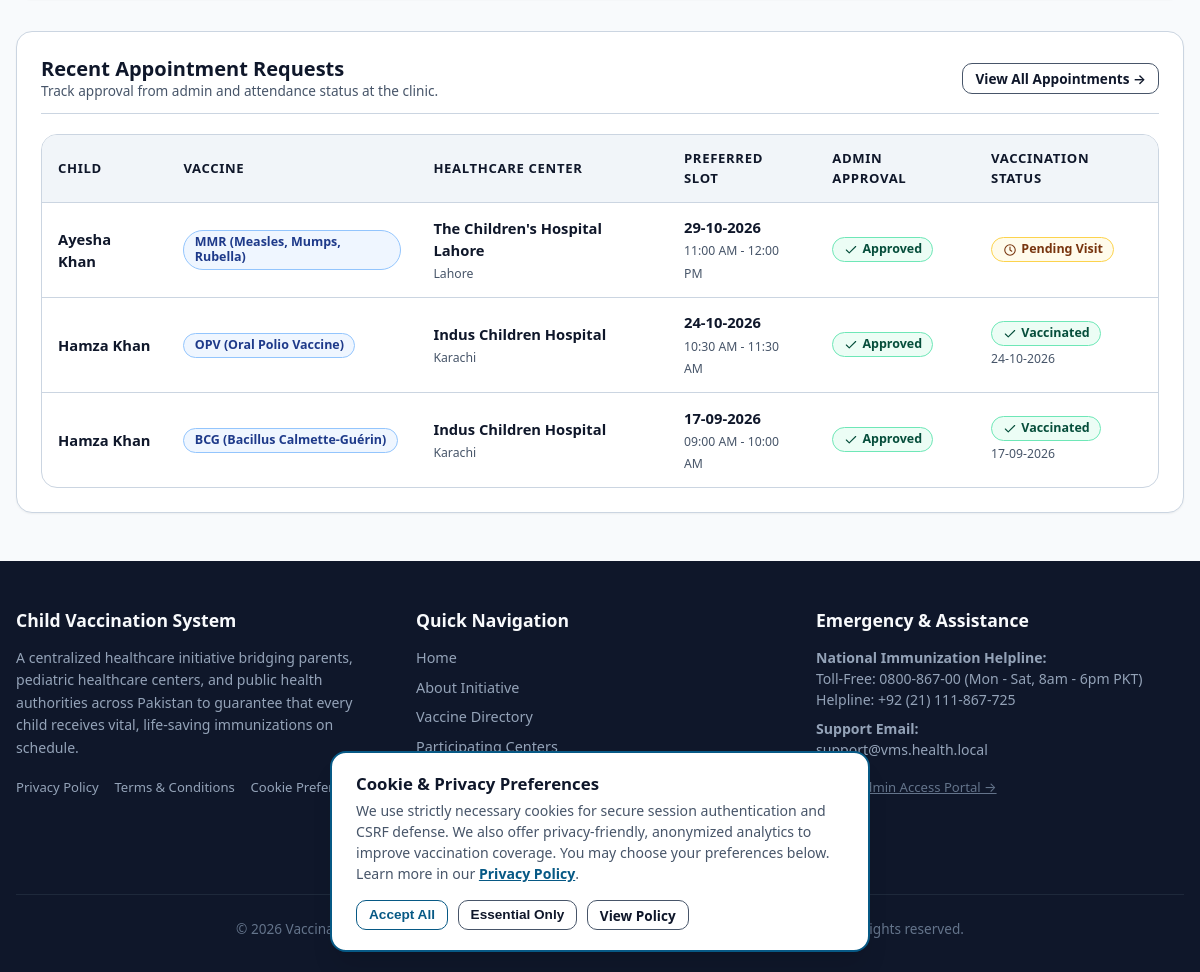
The page /vms/parent/dashboard.php (signed in, lower part) on the database as committed earlier.
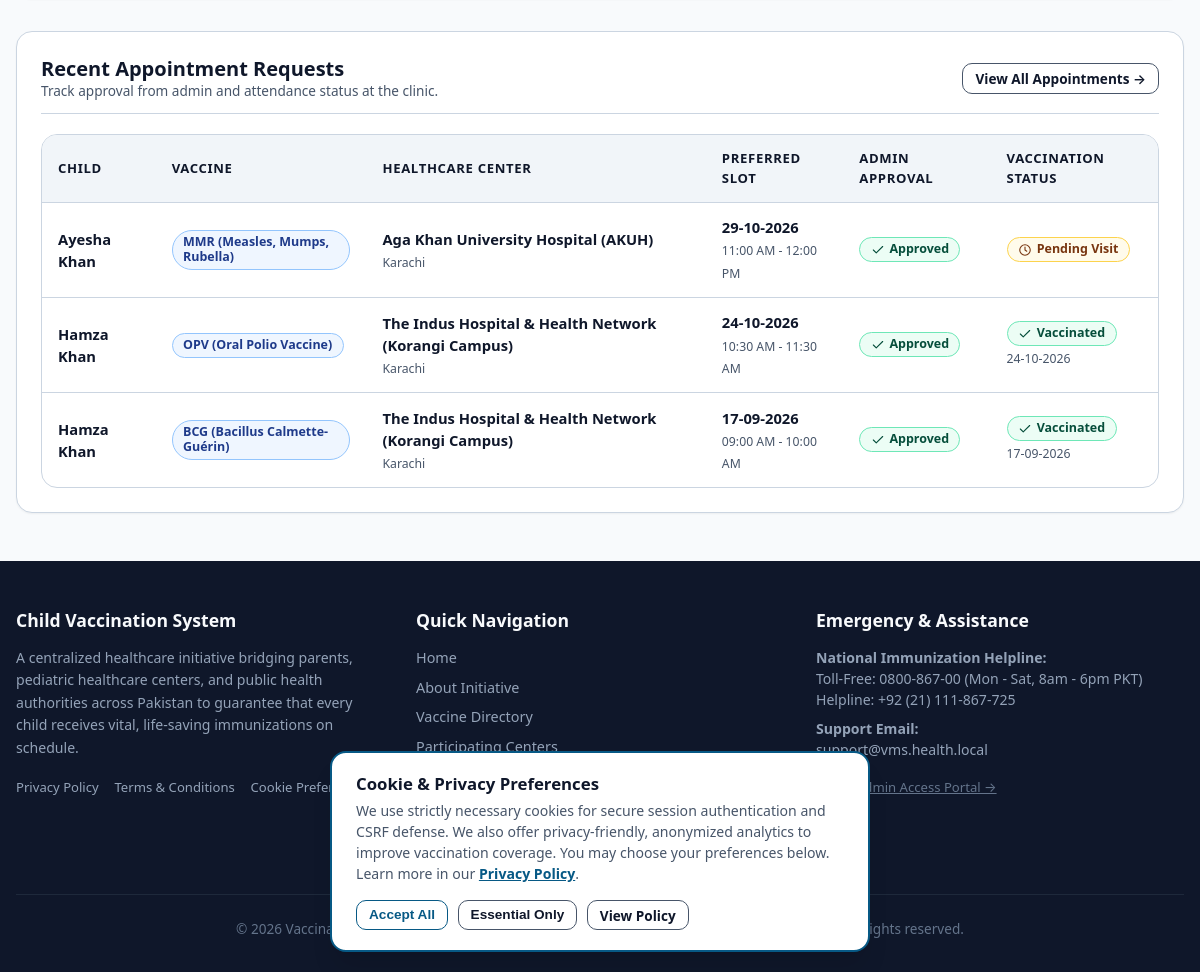
The same page on the database as committed later.
### tables this page shows
CREATE TABLE `bookings` (
  `id` INT UNSIGNED NOT NULL AUTO_INCREMENT,
  `child_id` INT UNSIGNED NOT NULL COMMENT 'Child receiving vaccination',
  `parent_id` INT UNSIGNED NOT NULL COMMENT 'Parent who booked appointment',
  `hospital_id` INT UNSIGNED NOT NULL COMMENT 'Selected vaccination center',
  `vaccine_id` INT UNSIGNED NOT NULL COMMENT 'Vaccine to be administered',
  `preferred_date` DATE NOT NULL COMMENT 'Date booked for the appointment',
  `time_slot` VARCHAR(30) NOT NULL COMMENT 'e.g. 09:00 AM - 10:00 AM',
  `admin_status` ENUM('pending', 'approved', 'rejected') NOT NULL DEFAULT 'pending' COMMENT 'Admin approval status',
  `vaccination_status` ENUM('pending', 'vaccinated', 'not_vaccinated') NOT NULL DEFAULT 'pending' COMMENT 'Hospital verification status',
  `vaccinated_on` DATETIME DEFAULT NULL COMMENT 'Timestamp when hospital confirmed vaccination',
  `remarks` TEXT DEFAULT NULL COMMENT 'Clinical observations or rejection/cancellation reasons',
  `created_at` DATETIME NOT NULL DEFAULT CURRENT_TIMESTAMP,
  PRIMARY KEY (`id`),
  KEY `idx_bookings_child` (`child_id`),
  KEY `idx_bookings_parent` (`parent_id`),
  KEY `idx_bookings_hospital` (`hospital_id`),
  KEY `idx_bookings_vaccine` (`vaccine_id`),
  KEY `idx_bookings_admin_status` (`admin_status`),
  KEY `idx_bookings_vac_status` (`vaccination_status`),
  KEY `idx_bookings_preferred_date` (`preferred_date`),
  KEY `idx_bookings_parent_child` (`parent_id`, `child_id`),
  KEY `idx_bookings_hosp_schedule` (`hospital_id`, `preferred_date`, `vaccination_status`),
  CONSTRAINT `fk_bookings_child` FOREIGN KEY (`child_id`)
    REFERENCES `children` (`id`) ON DELETE CASCADE ON UPDATE CASCADE,
  CONSTRAINT `fk_bookings_parent` FOREIGN KEY (`parent_id`)
    REFERENCES `parents` (`id`) ON DELETE CASCADE ON UPDATE CASCADE,
  CONSTRAINT `fk_bookings_hospital` FOREIGN KEY (`hospital_id`)
    REFERENCES `hospitals` (`id`) ON DELETE CASCADE ON UPDATE CASCADE,
  CONSTRAINT `fk_bookings_vaccine` FOREIGN KEY (`vaccine_id`)
    REFERENCES `vaccines` (`id`) ON DELETE CASCADE ON UPDATE CASCADE
);

CREATE TABLE `hospitals` (
  `id` INT UNSIGNED NOT NULL AUTO_INCREMENT,
  `user_id` INT UNSIGNED NOT NULL COMMENT 'Foreign key to users.id',
  `name` VARCHAR(150) NOT NULL COMMENT 'Official name of the hospital / health center',
  `address` TEXT NOT NULL COMMENT 'Street address of the hospital',
  `city` VARCHAR(80) NOT NULL COMMENT 'City where hospital is located',
  `location` VARCHAR(150) NOT NULL COMMENT 'District, zone, or prominent landmark for parent search',
  `phone` VARCHAR(25) NOT NULL COMMENT 'Hospital reception / pediatric hotline',
  `status` ENUM('active', 'inactive') NOT NULL DEFAULT 'active' COMMENT 'Account status',
  `created_at` DATETIME NOT NULL DEFAULT CURRENT_TIMESTAMP,
  PRIMARY KEY (`id`),
  UNIQUE KEY `uk_hospitals_user_id` (`user_id`),
  KEY `idx_hospitals_city` (`city`),
  KEY `idx_hospitals_status` (`status`),
  CONSTRAINT `fk_hospitals_user` FOREIGN KEY (`user_id`)
    REFERENCES `users` (`id`) ON DELETE CASCADE ON UPDATE CASCADE
);

CREATE TABLE `children` (
  `id` INT UNSIGNED NOT NULL AUTO_INCREMENT,
  `parent_id` INT UNSIGNED NOT NULL COMMENT 'Foreign key to parents.id',
  `name` VARCHAR(100) NOT NULL COMMENT 'Child full name',
  `dob` DATE NOT NULL COMMENT 'Date of birth used for schedule calculations',
  `gender` ENUM('male', 'female', 'other') NOT NULL COMMENT 'Biological gender',
  `blood_group` VARCHAR(10) NOT NULL COMMENT 'Blood group e.g. A+, B+, O+, AB-',
  `created_at` DATETIME NOT NULL DEFAULT CURRENT_TIMESTAMP,
  PRIMARY KEY (`id`),
  KEY `idx_children_parent_id` (`parent_id`),
  KEY `idx_children_dob` (`dob`),
  CONSTRAINT `fk_children_parent` FOREIGN KEY (`parent_id`)
    REFERENCES `parents` (`id`) ON DELETE CASCADE ON UPDATE CASCADE
);

CREATE TABLE `vaccines` (
  `id` INT UNSIGNED NOT NULL AUTO_INCREMENT,
  `name` VARCHAR(100) NOT NULL COMMENT 'Vaccine name e.g. BCG, OPV, MMR',
  `description` TEXT NOT NULL COMMENT 'Medical indications, preventable illnesses, instructions',
  `recommended_age_days` INT UNSIGNED NOT NULL COMMENT 'Days from birth when dose is due (0 = Birth)',
  `doses` INT UNSIGNED NOT NULL DEFAULT 1 COMMENT 'Total recommended doses in the series',
  `status` ENUM('available', 'unavailable') NOT NULL DEFAULT 'available',
  `created_at` DATETIME NOT NULL DEFAULT CURRENT_TIMESTAMP,
  PRIMARY KEY (`id`),
  KEY `idx_vaccines_status` (`status`),
  KEY `idx_vaccines_age_days` (`recommended_age_days`)
);

### vms/includes/functions.php (called while the page is built, shortened)
<?php
function e($value): string
{
    return htmlspecialchars((string)$value, ENT_QUOTES, 'UTF-8');
}
function formatDate(?string $dateString, string $format = 'd-m-Y'): string
{
    $timestamp = strtotime($dateString);
    return date($format, $timestamp);
}

### vms/parent/dashboard.php (the view, shortened to what the changed rows need)
<?php
require_once __DIR__ . '/../includes/functions.php';
require_once __DIR__ . '/../includes/ui.php';
$pdo = getDBConnection();
$userId = currentUserId();
$pStmt = $pdo->prepare('SELECT id, phone, address FROM parents WHERE user_id = ? LIMIT 1');
$pStmt->execute([$userId]);
$parentProfile = $pStmt->fetch();
$parentId = $parentProfile ? (int)$parentProfile['id'] : 0;
$recentBookingsStmt = $pdo->prepare(
    'SELECT b.*,
            c.name AS child_name,
            h.name AS hospital_name, h.city AS hospital_city,
            v.name AS vaccine_name
     FROM bookings b
     JOIN children c ON b.child_id = c.id
     JOIN hospitals h ON b.hospital_id = h.id
     JOIN vaccines v ON b.vaccine_id = v.id
     WHERE b.parent_id = ?
     ORDER BY b.created_at DESC
     LIMIT 5'
);
$recentBookingsStmt->execute([$parentId]);
$recentBookings = $recentBookingsStmt->fetchAll();
require_once __DIR__ . '/../includes/header.php';
?>
<div class="container">
                <?= uiIcon('plus', 16); ?> Book Vaccine Slot
    <div class="card">
        <?php if (empty($recentBookings)): ?>
            <div style="text-align: center; padding: 2.5rem 1rem; color: var(--text-muted);">
                <p>You have not made any appointment bookings yet.</p>
                <a href="<?= url('parent/book.php'); ?>" class="btn btn-primary btn-sm">Book a Vaccination Slot</a>
            </div>
        <?php else: ?>
            <div class="table-responsive">
                <table class="table">
                    <thead>
                        <tr>
                            <th>Child</th>
                            <th>Vaccine</th>
                            <th>Healthcare Center</th>
                            <th>Preferred Slot</th>
                            <th>Admin Approval</th>
                            <th>Vaccination Status</th>
                        </tr>
                    </thead>
                    <tbody>
                        <?php foreach ($recentBookings as $b): ?>
                            <tr>
                                <td><strong><?= e($b['child_name']); ?></strong></td>
                                <td><span class="badge badge-info"><?= e($b['vaccine_name']); ?></span></td>
                                <td>
                                    <strong><?= e($b['hospital_name']); ?></strong><br>
                                    <small style="color: var(--text-muted);"><?= e($b['hospital_city']); ?></small>
                                </td>
                                <td>
                                    <strong><?= formatDate($b['preferred_date']); ?></strong><br>
                                    <small style="color: var(--text-muted);"><?= e($b['time_slot']); ?></small>
                                </td>
                                <td>
                                    <?php if ($b['admin_status'] === 'approved'): ?>
                                        <span class="badge badge-success"><?= uiIcon('check', 14); ?> Approved</span>
                                    <?php elseif ($b['admin_status'] === 'pending'): ?>
                                        <span class="badge badge-warning"><?= uiIcon('clock', 14); ?> In Review</span>
                                    <?php else: ?>
                                        <span class="badge badge-danger"><?= uiIcon('x', 14); ?> Rejected</span>
                                    <?php endif; ?>
                                </td>
                                <td>
                                    <?php if ($b['vaccination_status'] === 'vaccinated'): ?>
                                        <span class="badge badge-success"><?= uiIcon('check', 14); ?> Vaccinated</span><br>
                                        <small style="color: var(--text-muted);"><?= formatDate($b['vaccinated_on']); ?></small>
                                    <?php elseif ($b['vaccination_status'] === 'not_vaccinated'): ?>
                                        <span class="badge badge-danger"><?= uiIcon('x', 14); ?> Not Vaccinated</span>
                                    <?php else: ?>
                                        <span class="badge badge-warning"><?= uiIcon('clock', 14); ?> Pending Visit</span>
                                    <?php endif; ?>
                                </td>
                            </tr>
                        <?php endforeach; ?>
                    </tbody>
                </table>
            </div>
        <?php endif; ?>
    </div>
</div>
<?php require_once __DIR__ . '/../includes/footer.php'; ?>

### vms/includes/ui.php (shortened to what the changed rows need)
<?php
function uiIcon(string $name, int $size = 20): string
{
    static $paths = [
        'alert'    => '<path d="M12 9v4m0 4h.01M10.3 3.9 2.4 17.5A2 2 0 0 0 4.1 20.5h15.8a2 2 0 0 0 1.7-3L13.7 3.9a2 2 0 0 0-3.4 0z"/>',
        'check'    => '<path d="M20 6 9 17l-5-5"/>',
        'x'        => '<path d="M18 6 6 18M6 6l12 12"/>',
        'clock'    => '<circle cx="12" cy="12" r="9"/><path d="M12 7v5l3 2"/>',
        'calendar' => '<rect x="3" y="5" width="18" height="16" rx="2"/><path d="M16 3v4M8 3v4M3 11h18"/>',
        'shield'   => '<path d="M12 3 4 6v6c0 4.5 3.4 8.3 8 9 4.6-.7 8-4.5 8-9V6l-8-3z"/><path d="m9 12 2 2 4-4"/>',
        'hospital' => '<path d="M3 21V8l9-5 9 5v13M9 21v-6h6v6M12 8v4M10 10h4"/>',
        'user'     => '<circle cx="12" cy="8" r="4"/><path d="M4 21a8 8 0 0 1 16 0"/>',
        'users'    => '<circle cx="9" cy="8" r="3.5"/><path d="M2.5 20a6.5 6.5 0 0 1 13 0M16 4.5a3.5 3.5 0 0 1 0 7M18 14a6.5 6.5 0 0 1 3.5 6"/>',
        'child'    => '<circle cx="12" cy="7" r="3.5"/><path d="M6 21v-5a6 6 0 0 1 12 0v5M9 21v-3m6 3v-3"/>',
        'syringe'  => '<path d="m18 2 4 4M17 7l3-3M19 9 8.7 19.3a1 1 0 0 1-.7.3H4v-4a1 1 0 0 1 .3-.7L15 5M9 11l4 4M5 19l-3 3M14 4l6 6"/>',
        'phone'    => '<path d="M5 4h4l2 5-2.5 1.5a11 11 0 0 0 5 5L15 13l5 2v4a2 2 0 0 1-2 2A16 16 0 0 1 3 6a2 2 0 0 1 2-2z"/>',
        'mail'     => '<rect x="3" y="5" width="18" height="14" rx="2"/><path d="m3 7 9 6 9-6"/>',
        'map'      => '<path d="M12 21s-7-6.2-7-11a7 7 0 0 1 14 0c0 4.8-7 11-7 11z"/><circle cx="12" cy="10" r="2.5"/>',
        'search'   => '<circle cx="11" cy="11" r="7"/><path d="m20 20-3.5-3.5"/>',
        'arrow'    => '<path d="M5 12h14M13 6l6 6-6 6"/>',
        'back'     => '<path d="M19 12H5m6-6-6 6 6 6"/>',
        'plus'     => '<path d="M12 5v14M5 12h14"/>',
        'edit'     => '<path d="M4 20h4L19 9a2.8 2.8 0 0 0-4-4L4 16v4zM13.5 6.5l4 4"/>',
        'trash'    => '<path d="M4 7h16M10 11v6m4-6v6M6 7l1 13h10l1-13M9 7V4h6v3"/>',
        'print'    => '<path d="M7 9V3h10v6M7 17H5a2 2 0 0 1-2-2v-4a2 2 0 0 1 2-2h14a2 2 0 0 1 2 2v4a2 2 0 0 1-2 2h-2M7 14h10v7H7z"/>',
        'lock'     => '<rect x="5" y="11" width="14" height="10" rx="2"/><path d="M8 11V8a4 4 0 0 1 8 0v3"/>',
        'eye'      => '<path d="M2 12s3.6-7 10-7 10 7 10 7-3.6 7-10 7S2 12 2 12z"/><circle cx="12" cy="12" r="3"/>',
        'scale'    => '<path d="M12 3v18M5 21h14M5 7h14M5 7l-3 7a3.5 3.5 0 0 0 6 0L5 7zm14 0-3 7a3.5 3.5 0 0 0 6 0l-3-7z"/>',
        'info'     => '<circle cx="12" cy="12" r="9"/><path d="M12 11v5m0-8h.01"/>',
    ];
    $inner = $paths[$name] ?? $paths['info'];
    $size  = max(10, $size);
    return '<svg class="ui-icon" width="' . $size . '" height="' . $size . '" viewBox="0 0 24 24" fill="none" '
         . 'stroke="currentColor" stroke-width="1.9" stroke-linecap="round" stroke-linejoin="round" '
         . 'aria-hidden="true" focusable="false">' . $inner . '</svg>';
}
    ?>

Rows that differ between the two databases and show on the page:
changed bookings "11:00 AM - 12:00 PM": hospital.name "The Children's Hospital Lahore" → "Aga Khan University Hospital (AKUH)"; hospital.city "Lahore" → "Karachi"
changed bookings "10:30 AM - 11:30 AM": hospital.name "Indus Children Hospital" → "The Indus Hospital & Health Network (Korangi Campus)"
changed bookings "09:00 AM - 10:00 AM": hospital.name "Indus Children Hospital" → "The Indus Hospital & Health Network (Korangi Campus)"
